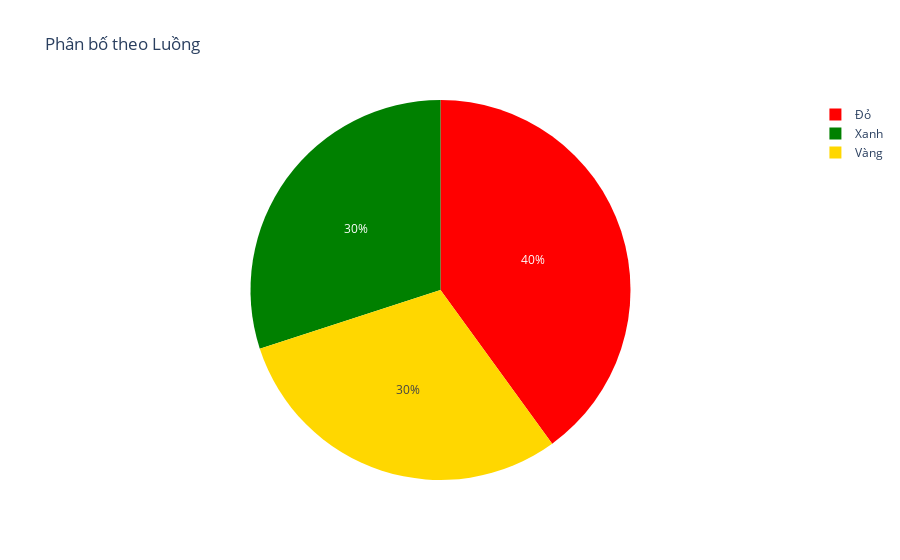

Notebook code cell kept with this figure:
### Markdown cell above
## 1. Biểu đồ Pie - Phân bố theo Luồng

### Code cell
luong_counts = df['luong'].value_counts()
pie_luong = go.Figure(data=[go.Pie(
    labels=luong_counts.index,
    values=luong_counts.values,
    marker=dict(colors=['red', 'green', 'gold'])
)])
pie_luong.update_layout(title='Phân bố theo Luồng')
pie_luong.show()

### Figure 1 — Plotly figure (JSON) as saved in the notebook; plotly's stock layout.template omitted (floating-point values rounded to 4 significant figures)
{"data": [{"labels": ["Đỏ", "Xanh", "Vàng"], "marker": {"colors": ["red", "green", "gold"]}, "type": "pie", "values": [8, 6, 6]}], "layout": {"title": {"text": "Phân bố theo Luồng"}}}
